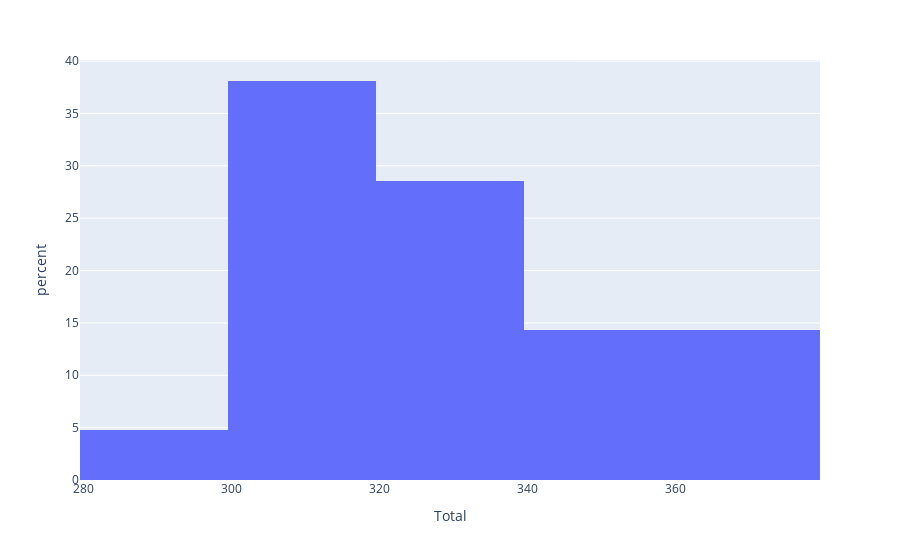

The notebook cell saved with this chart:
### Code cell
px.histogram(df , x='Total', histnorm='percent')

### Figure 1 — Plotly figure (JSON) as saved in the notebook; plotly's stock layout.template omitted (floating-point values rounded to 4 significant figures)
{"data": [{"alignmentgroup": "True", "bingroup": "x", "histnorm": "percent", "hovertemplate": "Total=%{x}<br>percent=%{y}<extra></extra>", "legendgroup": "", "marker": {"color": "#636efa", "pattern": {"shape": ""}}, "name": "", "offsetgroup": "", "orientation": "v", "showlegend": false, "type": "histogram", "x": [355, 318, 363, 310, 327, 331, 316, 316, 334, 320, 297, 364, 331, 306, 358, 304, 314, 340, 364, 321, 306], "xaxis": "x", "yaxis": "y"}], "layout": {"barmode": "relative", "legend": {"tracegroupgap": 0}, "margin": {"t": 60}, "xaxis": {"anchor": "y", "domain": [0, 1], "title": {"text": "Total"}}, "yaxis": {"anchor": "x", "domain": [0, 1], "title": {"text": "percent"}}}}
